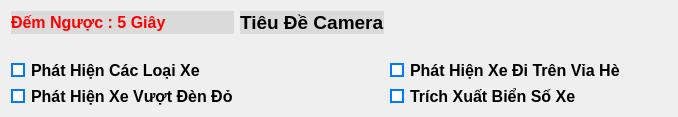
                    <widget class="QWidget" name="tab_5">
                     <attribute name="title">
                      <string>Tab 5</string>
                     </attribute>
                     <layout class="QGridLayout" name="gridLayout_15">
                      <item row="0" column="0">
                       <widget class="QLabel" name="label_38">
                        <property name="font">
                         <font>
                          <family>Tahoma</family>
                          <pointsize>12</pointsize>
                          <weight>75</weight>
                          <bold>true</bold>
                         </font>
                        </property>
                        <property name="styleSheet">
                         <string notr="true">color: rgb(255, 0, 0);
background-color: rgb(218, 218, 218);</string>
                        </property>
                        <property name="text">
                         <string>Đếm Ngược : 5 Giây</string>
                        </property>
                       </widget>
                      </item>
                      <item row="0" column="1">
                       <widget class="QLabel" name="label_39">
                        <property name="font">
                         <font>
                          <family>Tahoma</family>
                          <pointsize>14</pointsize>
                          <weight>75</weight>
                          <bold>true</bold>
                         </font>
                        </property>
                        <property name="styleSheet">
                         <string notr="true">background-color: rgb(218, 218, 218);</string>
                        </property>
                        <property name="text">
                         <string>Tiêu Đề Camera</string>
                        </property>
                       </widget>
                      </item>
                      <item row="0" column="3">
                       <widget class="QPushButton" name="pushButton_14">
                        <property name="minimumSize">
                         <size>
                          <width>0</width>
                          <height>0</height>
                         </size>
                        </property>
                        <property name="maximumSize">
                         <size>
                          <width>50</width>
                          <height>16777215</height>
                         </size>
                        </property>
                        <property name="text">
                         <string/>
                        </property>
                        <property name="icon">
                         <iconset>
                          <normaloff>../icons/close.png</normaloff>../icons/close.png</iconset>
                        </property>
                        <property name="iconSize">
                         <size>
                          <width>18</width>
                          <height>18</height>
                         </size>
                        </property>
                        <property name="flat">
                         <bool>true</bool>
                        </property>
                       </widget>
                      </item>
                      <item row="2" column="0">
                       <widget class="QCheckBox" name="checkBox_25">
                        <property name="font">
                         <font>
                          <family>Tahoma</family>
                          <pointsize>12</pointsize>
                          <weight>75</weight>
                          <bold>true</bold>
                         </font>
                        </property>
                        <property name="styleSheet">
                         <string notr="true">QCheckBox::indicator:checked {
	background-color: #007BFF;
	border: 2px solid #007BFF;
}

QCheckBox::indicator:unchecked {
	background-color: white;
	border: 2px solid #007BFF;
}</string>
                        </property>
                        <property name="text">
                         <string>Phát Hiện Các Loại Xe</string>
                        </property>
                       </widget>
                      </item>
                      <item row="2" column="2">
                       <widget class="QCheckBox" name="checkBox_27">
                        <property name="font">
                         <font>
                          <family>Tahoma</family>
                          <pointsize>12</pointsize>
                          <weight>75</weight>
                          <bold>true</bold>
                         </font>
                        </property>
                        <property name="styleSheet">
                         <string notr="true">QCheckBox::indicator:checked {
	background-color: #007BFF;
	border: 2px solid #007BFF;
}

QCheckBox::indicator:unchecked {
	background-color: white;
	border: 2px solid #007BFF;
}</string>
                        </property>
                        <property name="text">
                         <string>Phát Hiện Xe Đi Trên Vỉa Hè</string>
                        </property>
                       </widget>
                      </item>
                      <item row="3" column="0">
                       <widget class="QCheckBox" name="checkBox_26">
                        <property name="font">
                         <font>
                          <family>Tahoma</family>
                          <pointsize>12</pointsize>
                          <weight>75</weight>
                          <bold>true</bold>
                         </font>
                        </property>
                        <property name="styleSheet">
                         <string notr="true">QCheckBox::indicator:checked {
	background-color: #007BFF;
	border: 2px solid #007BFF;
}

QCheckBox::indicator:unchecked {
	background-color: white;
	border: 2px solid #007BFF;
}</string>
                        </property>
                        <property name="text">
                         <string>Phát Hiện Xe Vượt Đèn Đỏ</string>
                        </property>
                       </widget>
                      </item>
                      <item row="3" column="2">
                       <widget class="QCheckBox" name="checkBox_28">
                        <property name="font">
                         <font>
                          <family>Tahoma</family>
                          <pointsize>12</pointsize>
                          <weight>75</weight>
                          <bold>true</bold>
                         </font>
                        </property>
                        <property name="styleSheet">
                         <string notr="true">QCheckBox::indicator:checked {
	background-color: #007BFF;
	border: 2px solid #007BFF;
}

QCheckBox::indicator:unchecked {
	background-color: white;
	border: 2px solid #007BFF;
}</string>
                        </property>
                        <property name="text">
                         <string>Trích Xuất Biển Số Xe</string>
                        </property>
                       </widget>
                      </item>
                      <item row="1" column="0" colspan="4">
                       <widget class="QLabel" name="label_16">
                        <property name="text">
                         <string/>
                        </property>
                        <property name="pixmap">
                         <pixmap>ImageHandler.png</pixmap>
                        </property>
                        <property name="scaledContents">
                         <bool>true</bool>
                        </property>
                       </widget>
                      </item>
                     </layout>
                    </widget>
